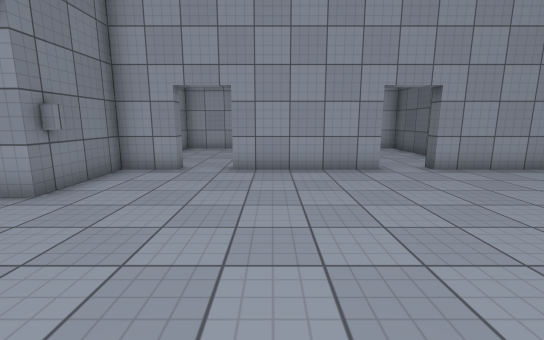
View 1 (above)

24 first-person views from a walk through a Unity game level. The camera is 1.4 m above the floor, tilts 10° down and sees 90° across. Doors are open. The floor is counted in squares, 1 m on a side. Each view is taken from the middle of a square. On the plan, view 1 faces up. The plan holds only what a view shows up to about 13 squares ahead; the rest is blank. The place goes on beyond the plan. The player character is not drawn. Surface patterns are stand-ins for the level's own textures.

View 2
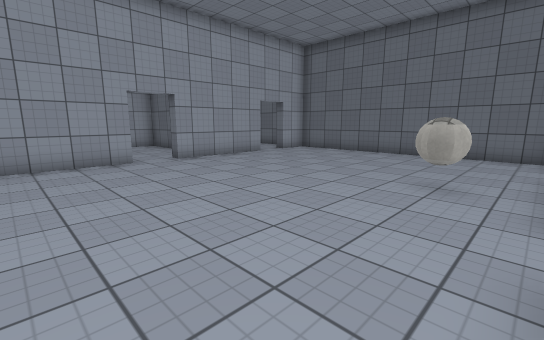

View 3
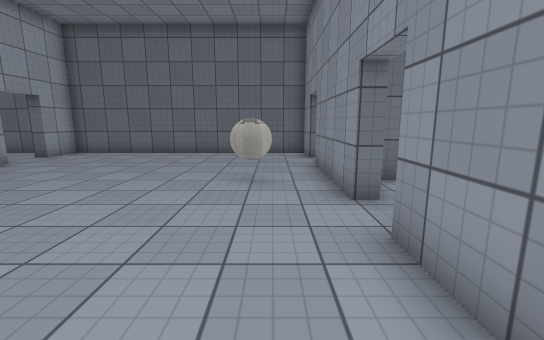

View 4
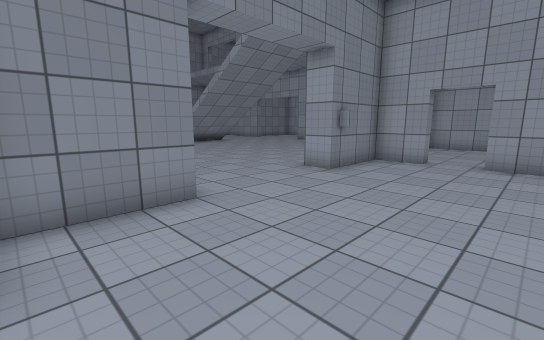

View 5
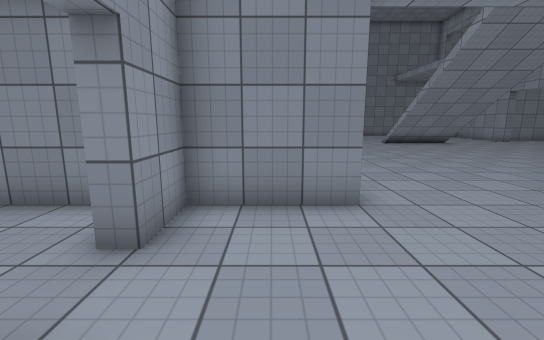

View 6
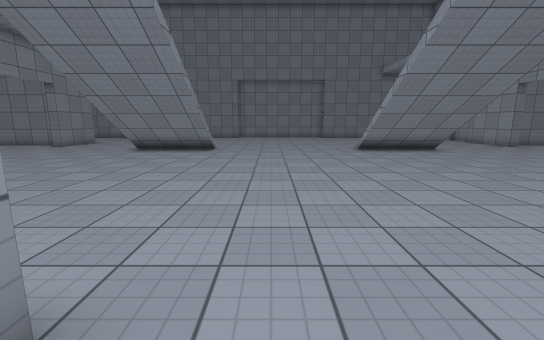

View 7
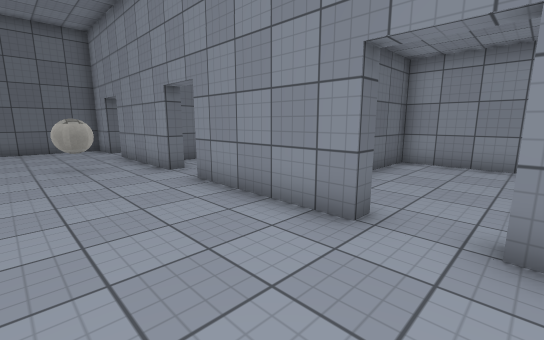

View 8
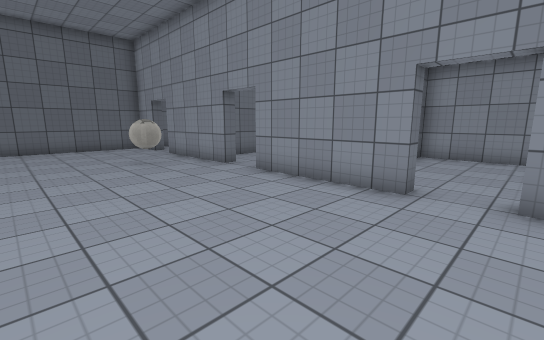

View 9
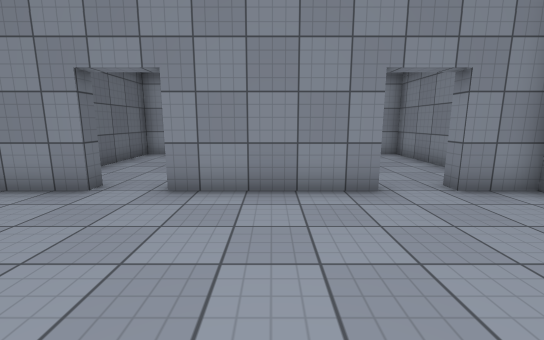

View 10
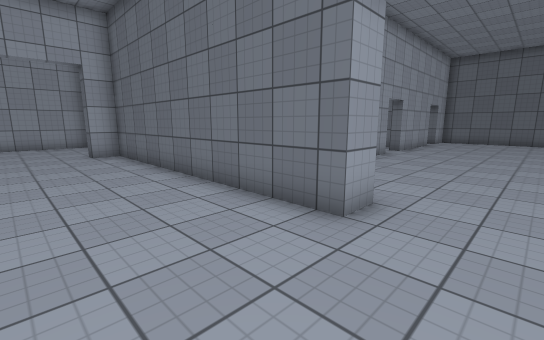

View 11
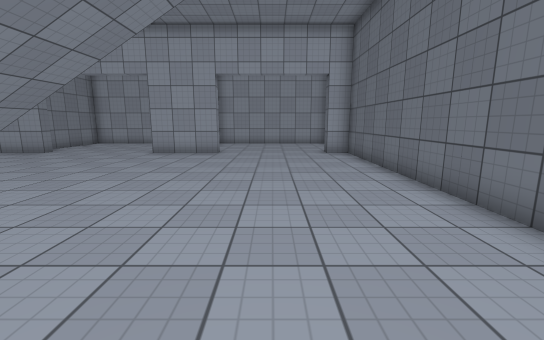

View 12
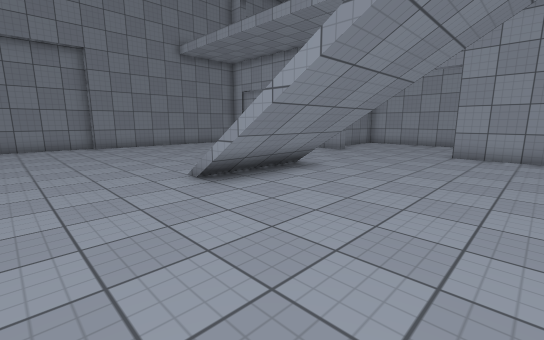

View 13
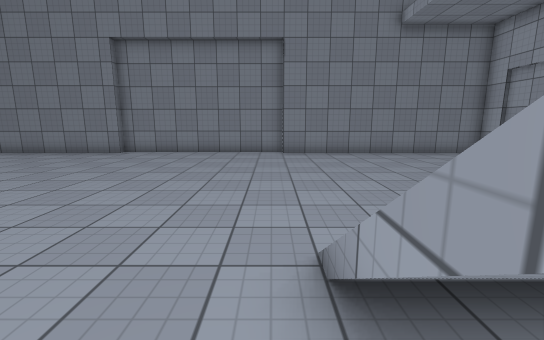

View 14
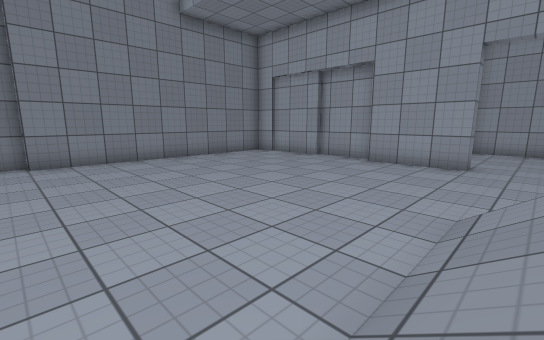

View 15
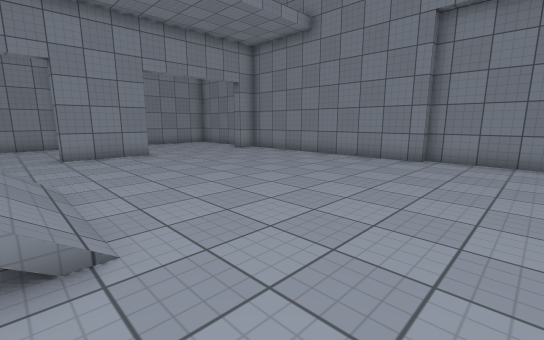

View 16
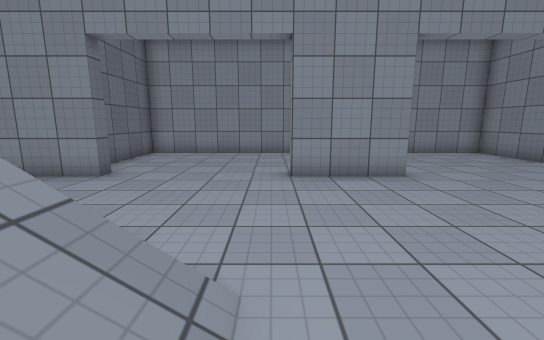

View 17
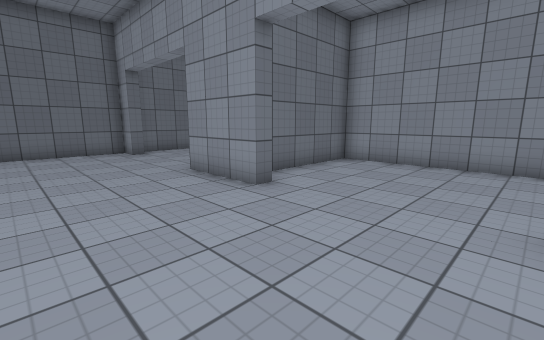

View 18
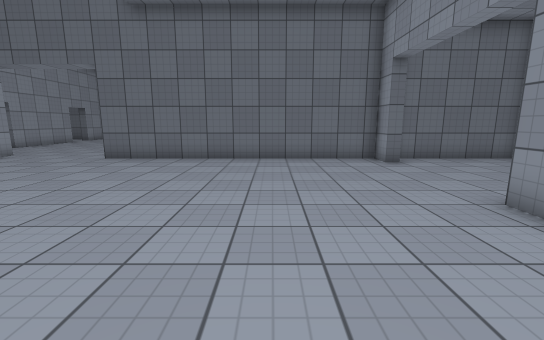

View 19
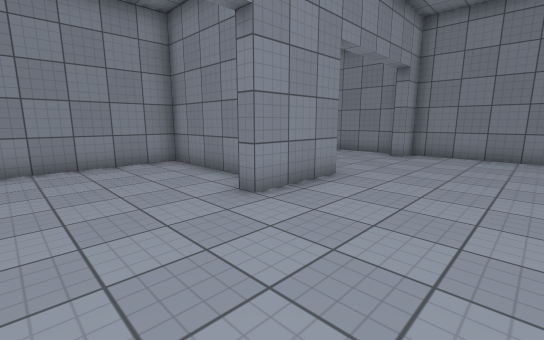

View 20
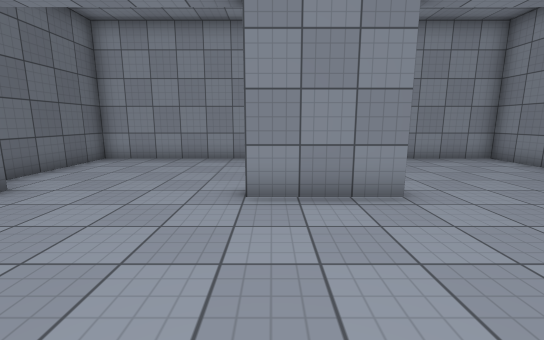

View 21
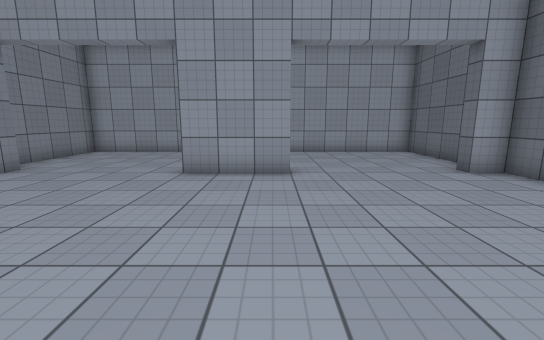

View 22
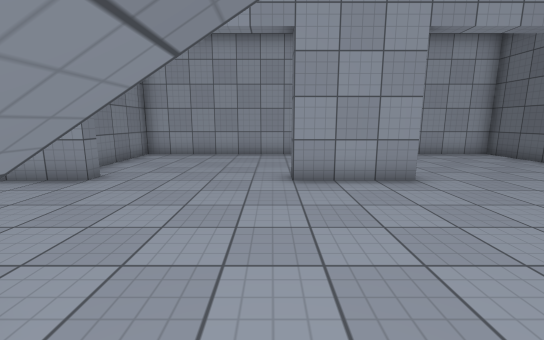

View 23
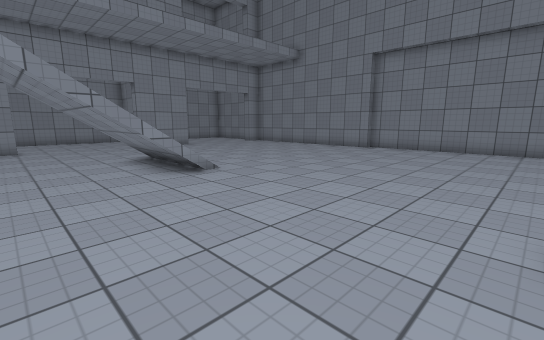

View 24
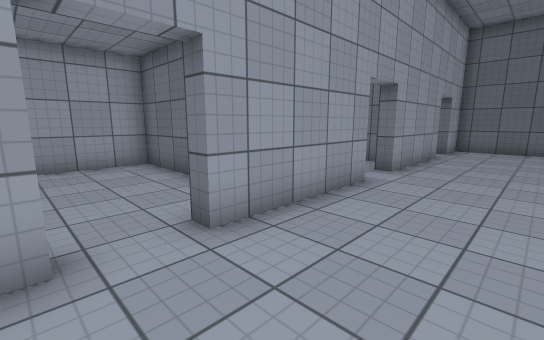

### Floor plan
Points are (right, up) in squares from view 1. A wall is a line through its corners. A room is listed if a view was taken in it or the views show most of it. See-through windows are left out.
Room 1 (views 1, 2, 3, 4, 5, 6, 7, 8, 9, 24)
walls: (3.2, 8) (-1.2, 8); (4.8, -2.5) (9.3, -2.5); (9.2, 8) (4.8, 8); (-1.2, -2.5) (3.3, -2.5); (-2.8, 8) (-4.5, 8) (-4.5, 5); (10.8, -2.5) (12.5, -2.5) (12.5, 8) (10.8, 8); (-4.5, 0.6) (-4.5, -2.5) (-2.8, -2.5)
ways out: open door at (-5, 3) to room 2; open door at (-2, 8) to room 3; open door at (-2, -3) to room 4; open door at (4, -3); open door at (4, 8); open door at (10, 8)
Room 2 (views 10, 11, 12, 13, 14, 15, 16, 17, 18, 19, 20, 21, 22, 23)
walls: (-28.5, -0.9) (-28.5, -10) (-27.5, -10) (-27.5, -10.5); (-5.5, 5) (-5.5, 15.5) (-6.5, 15.5) (-6.5, 16); (-14.5, -10.5) (-14.5, -10) (-11.5, -10); (-28.9, 6.6) (-28.9, -1); (-22.6, -10) (-19.5, -10) (-19.5, -10.5); (-20.5, -11.7) (-20.5, -15.5) (-13.5, -15.5) (-13.5, -11.5); (-19.5, 16) (-19.5, 15.5) (-22.5, 15.5); (-22.6, 15.9) (-25, 15.9); (-11.5, 16) (-11.5, 15.5) (-14.5, 15.5) (-14.5, 16); (-24.9, 15.5) (-28.5, 15.5) (-28.5, 6.5); (-6.5, -10.6) (-6.5, -10) (-5.5, -10) (-5.5, 0.5); (-28.5, -10.9) (-28.5, -15.5) (-25.2, -15.5); (-11, -15.5) (-5.5, -15.5) (-5.5, -10.9); (-14.1, 21) (-20.5, 21) (-20.5, 17); (-5.5, 17.4) (-5.5, 21) (-11.1, 21)
ways out: open door at (-5, 3) to room 1
Room 3 (no view inside)
walls: (0.5, 11.6) (0.5, 14.5) (-2.5, 14.5); (-2.8, 8.6) (-2.8, 8)
ways out: open door at (-2, 8) to room 1
Room 4 (no view inside)
walls: (-4.5, -4) (-4.5, -9) (0.5, -9) (0.5, -6.6)
ways out: open door at (-2, -3) to room 1

Where each view was taken, in squares from view 1:
view 1: 0 up, 0 right, facing up
view 2: 2 down, 0 right, facing up-right
view 3: 1 down, 0 right, facing right
view 4: 2 down, 0 right, facing up-left
view 5: 1 down, 0 right, facing left
view 6: 2 up, 4 left, facing left
view 7: 1 up, 3 left, facing down-right
view 8: 3 up, 3 left, facing down-right
view 9: 3 up, 1 right, facing down
view 10: 3 up, 9 left, facing up-right
view 11: 3 up, 9 left, facing up
view 12: 3 up, 12 left, facing up-left
view 13: 6 up, 16 left, facing left
view 14: 6 up, 18 left, facing up-left
view 15: 2 up, 18 left, facing down-left
view 16: 3 down, 19 left, facing down
view 17: 6 down, 19 left, facing down-right
view 18: 6 down, 16 left, facing right
view 19: 6 down, 16 left, facing down-left
view 20: 5 down, 12 left, facing down
view 21: 8 up, 12 left, facing up
view 22: 9 up, 15 left, facing up
view 23: 6 up, 14 left, facing down-left
view 24: 5 up, 3 left, facing up-right
